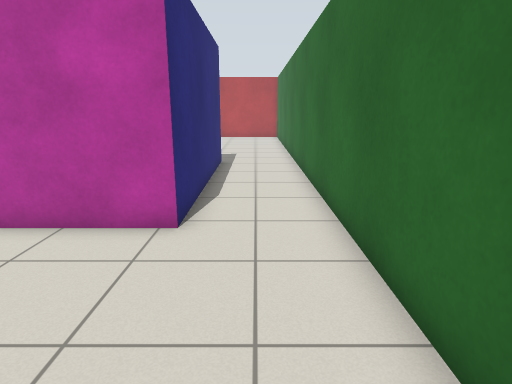
view 1 (above)

18 first-person views from a walk through a world built for the Gazebo simulator. The camera is 1.2 m above the floor, tilts 14° down and sees 75° across. The lines on the ground mark 1 m squares. The floor is counted in squares, 0.5 m on a side. Each view is taken from the middle of a square. On the plan, view 1 faces up. The plan holds only what a view shows up to about 19 squares ahead; the rest is blank. Simple patterns stand in for the simulator's built-in surfaces.

view 2
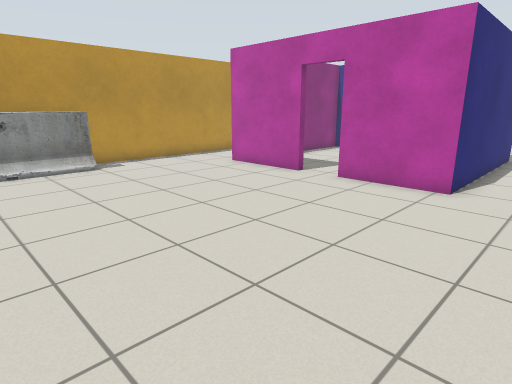

view 3
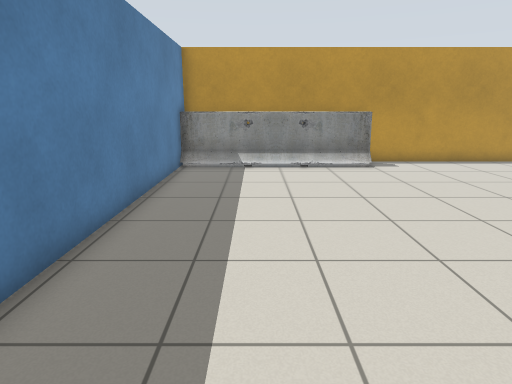

view 4
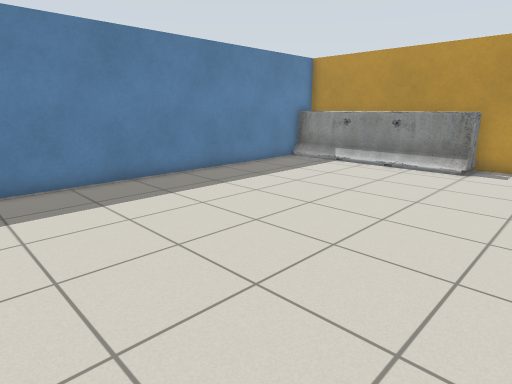

view 5
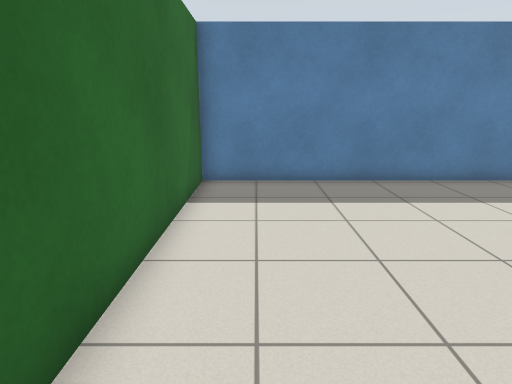

view 6
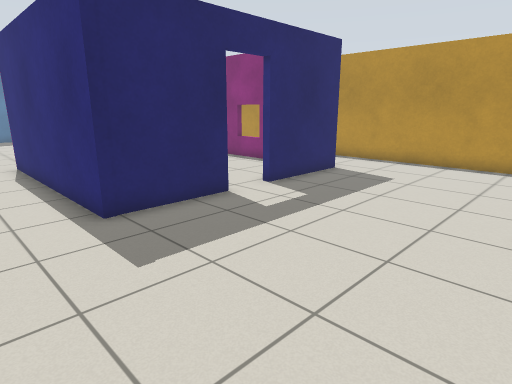

view 7
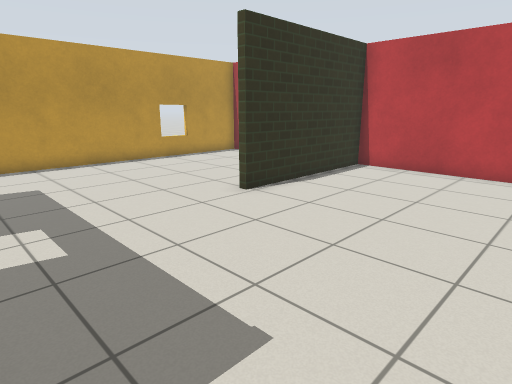

view 8
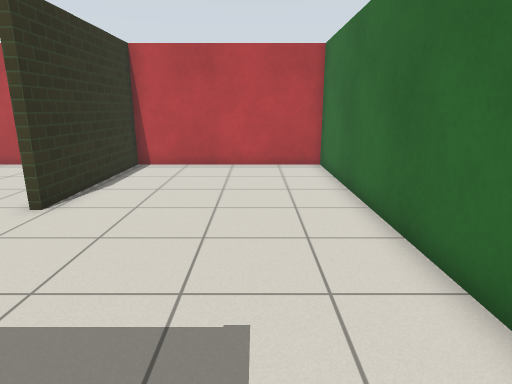

view 9
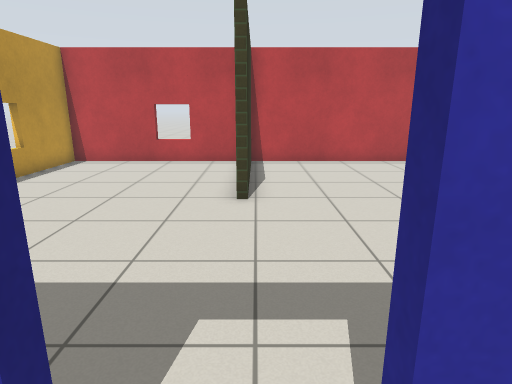

view 10
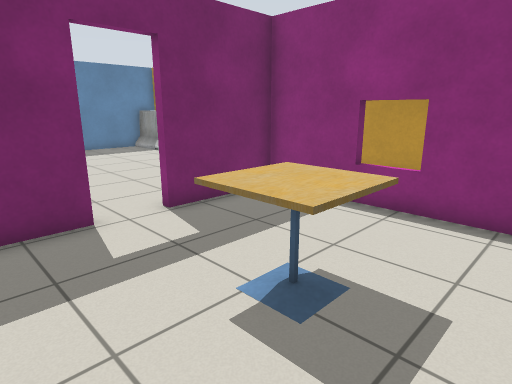

view 11
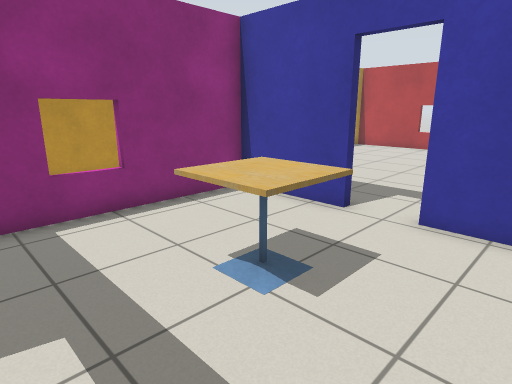

view 12
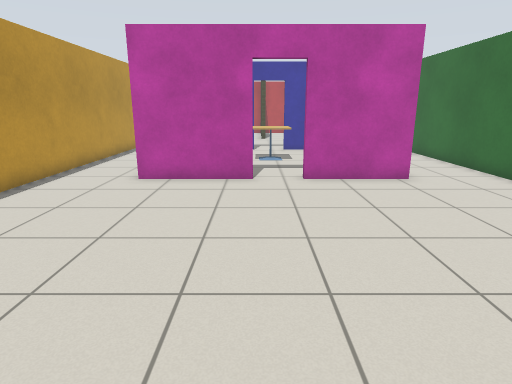

view 13
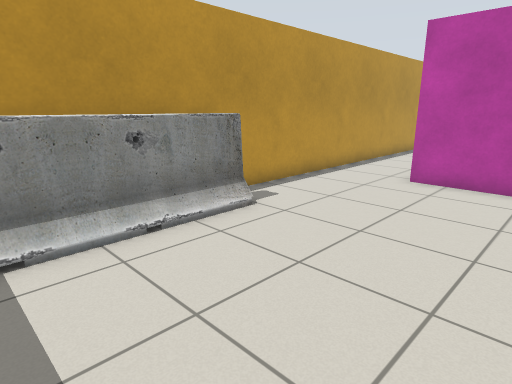

view 14
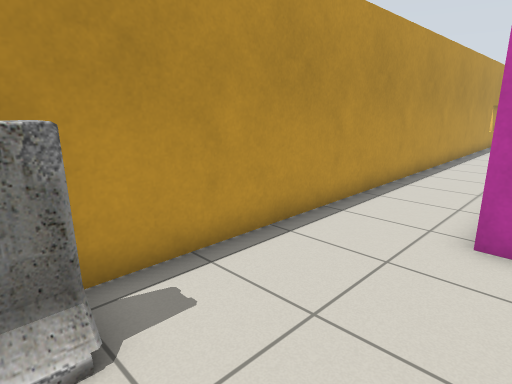

view 15
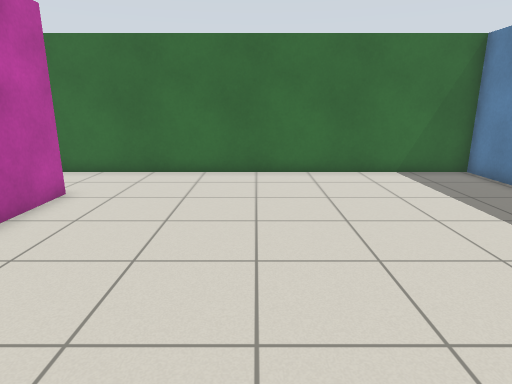

view 16
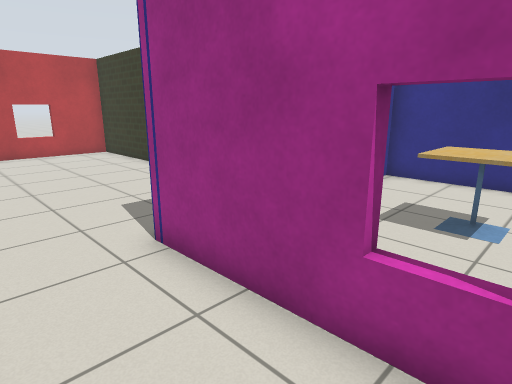

view 17
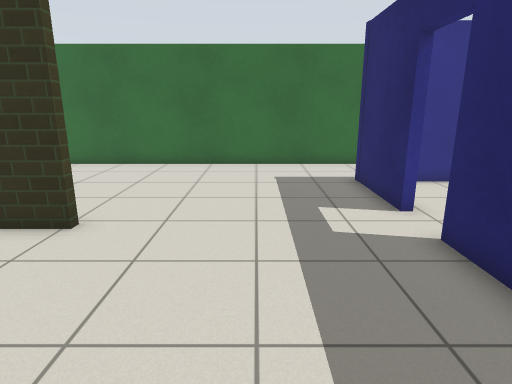

view 18
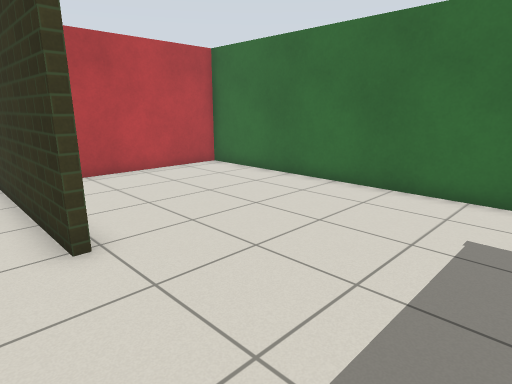

### Floor plan
Points are (right, up) in squares from view 1. A wall is a line through its corners. A room is listed if a view was taken in it or the views show most of it. See-through windows are left out.
Room 1 (views 1, 2, 3, 4, 5, 12, 13, 14, 15)
walls: (-7, 6.5) (-11.2, 6.5); (-1.6, 6.5) (-5.4, 6.5); (-14.6, 6.5) (-14.6, -7.2) (1.8, -7.2) (1.8, 5.5)
ways out: opening at (-13, 7) to room 2; opening at (0, 6.3) to room 2; open door at (-6.5, 7) to room 3
objects: barrier (-14, -7) to (-13, 1)
Room 2 (views 6, 7, 8, 16, 17, 18)
walls: (-5.3, 15.5) (-1.6, 15.5) (-1.6, 6.5); (-11.2, 10.1) (-11.2, 15.5) (-7.1, 15.5); (1.8, 5.5) (1.8, 29.7) (-6.2, 29.7) (-6.2, 22.8) (-6.5, 22.8) (-6.5, 29.7) (-14.6, 29.7) (-14.6, 6.5)
ways out: opening at (-13, 7) to room 1; opening at (0, 6.3) to room 1; open door at (-6.5, 15) to room 3
Room 3 (views 9, 10, 11)
walls: (-7.1, 15.2) (-10.9, 15.2) (-10.8, 6.8) (-7, 6.8); (-5.4, 6.8) (-3.6, 6.8); (-1.9, 11.4) (-1.9, 15.2) (-5.3, 15.2)
ways out: open door at (-6.5, 7) to room 1; open door at (-6.5, 15) to room 2
objects: cafe table (-7, 11) to (-5, 12)

Positions as (right, up) in squares from view 1, and headings:
1: (0, 0), facing up
2: (1, -4), facing up-left
3: (1, -4), facing left
4: (1, 4), facing down-left
5: (0, 4), facing down
6: (1, 23), facing down-left
7: (1, 16), facing up-left
8: (-1, 15), facing up
9: (-6, 14), facing up
10: (-3, 14), facing down-left
11: (-3, 8), facing up-left
12: (-7, -5), facing up
13: (-7, -5), facing up-left
14: (-10, 0), facing up-left
15: (-11, 1), facing right
16: (-14, 10), facing up-right
17: (-13, 19), facing right
18: (-8, 17), facing up-right
